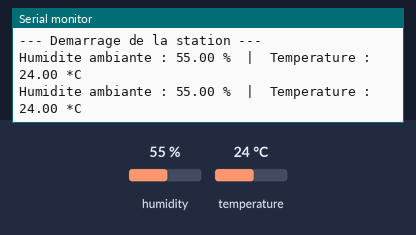
Recording of a sketch running on a simulated Arduino Uno, built with avr-gcc and run on an emulated ATmega328P. On the bench: the last lines printed to the serial monitor. The test bench sets the inputs (shaded band); at power-on: humidity 55 %, temperature 24 °C.

Above: at 4.8 s.
4.9 s: humidity set to 22 %
At 7.5 s:
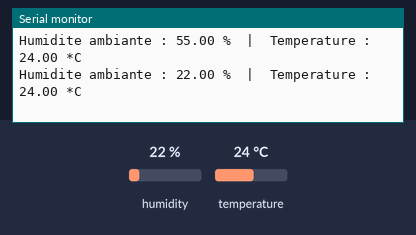
7.9 s: temperature set to 12 °C
At 8.7 s:
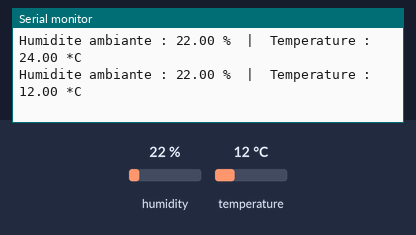
10.9 s: humidity set to 40 %
At 13.6 s:
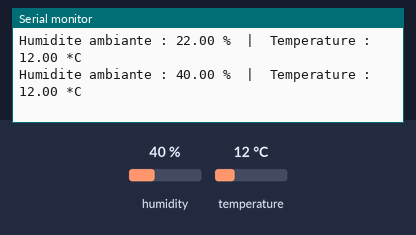
Timing chart, 0 to 15.1 s (numbered marks = the images above; inputs shaded):
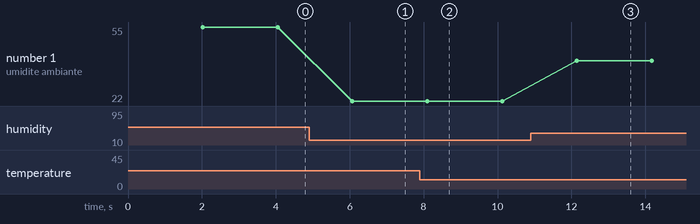

Measured:
- after the input at 4.9 s, the serial monitor: prints a new line after 1.2 s (image 1)
- after the input at 7.9 s, the serial monitor: prints a new line after 0.20 s (image 2)
- after the input at 10.9 s, the serial monitor: prints a new line after 1.2 s (image 3)
- plotted number 1: 55 → 22 after the input at 4.9 s, 22 → 40 after the input at 10.9 s

The sketch:

Station_Surveillance_Liaison.ino
```cpp
#include "DHT.h"

#define DHTPIN 2      // Broche DATA reliée à la broche numérique 2
#define DHTTYPE DHT11 // Notre capteur est le DHT11 bleu

DHT dht(DHTPIN, DHTTYPE);

void setup() {
  Serial.begin(9600);
  Serial.println("--- Demarrage de la station ---");
  dht.begin();
}

void loop() {
  delay(2000); // Le capteur a besoin de 2 secondes entre chaque mesure

  float humidite = dht.readHumidity();
  float temperature = dht.readTemperature();

  // Test de sécurité : si le câble est débranché, le moniteur va vous le dire
  if (isnan(humidite) || isnan(temperature)) {
    Serial.println("Erreur de lecture ! Verifiez les fils rouge/noir/signal.");
    return;
  }

  // Affichage propre des données
  Serial.print("Humidite ambiante : ");
  Serial.print(humidite);
  Serial.print(" %  |  ");
  Serial.print("Temperature : ");
  Serial.print(temperature);
  Serial.println(" *C");
}
```
